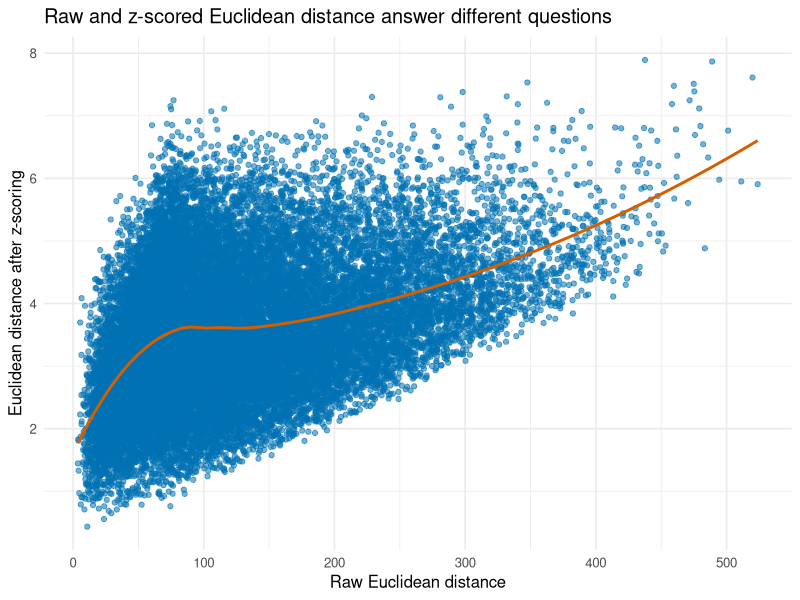
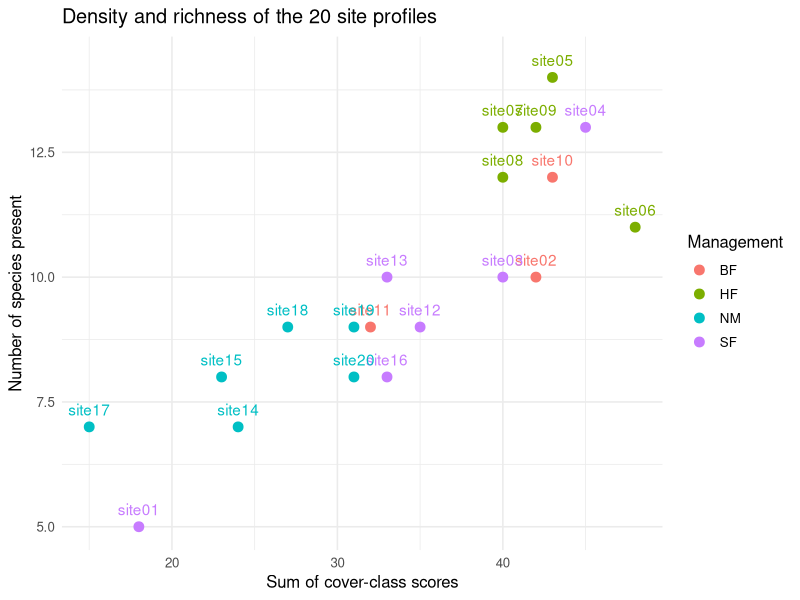
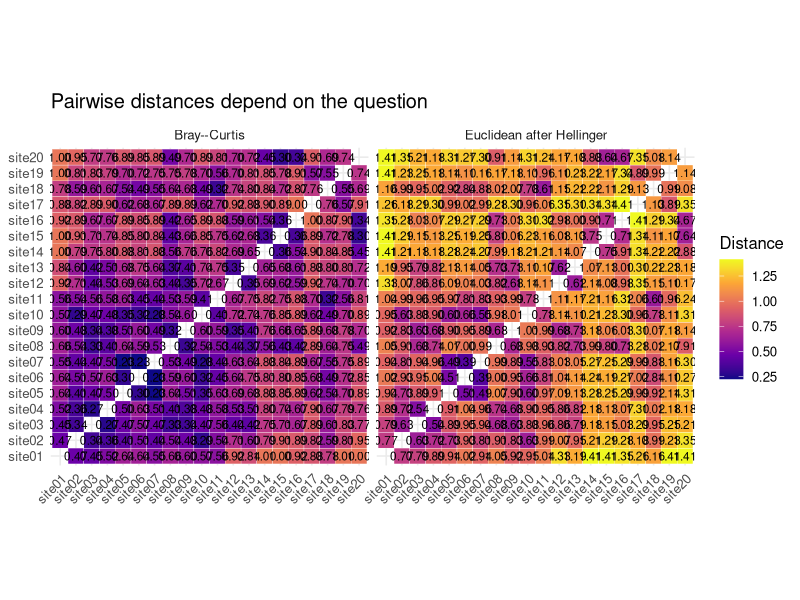
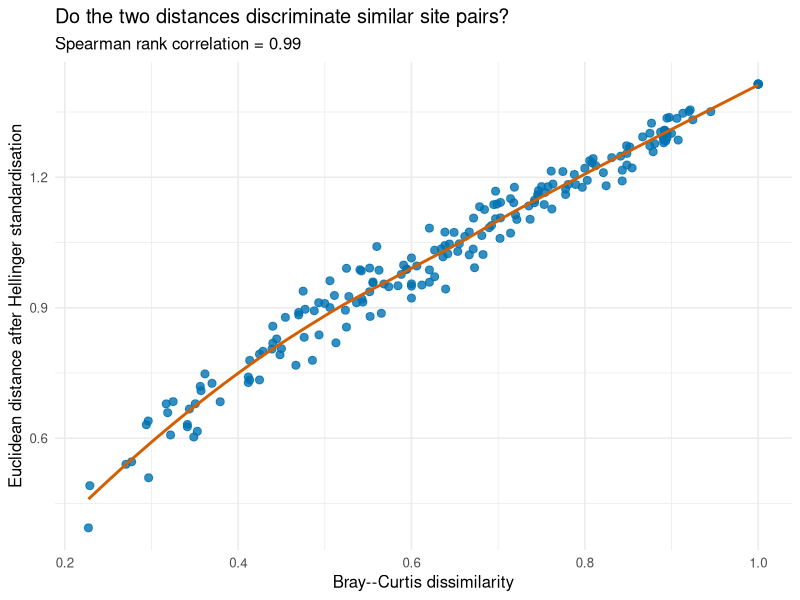
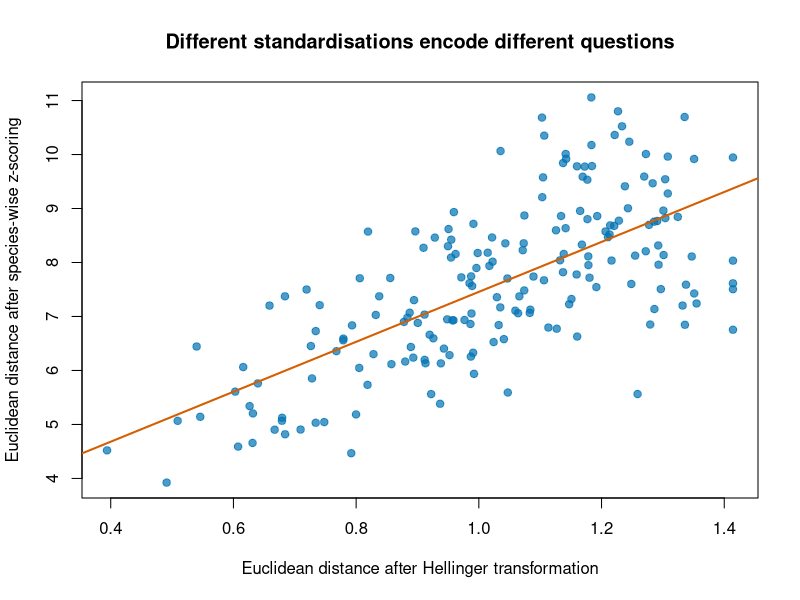
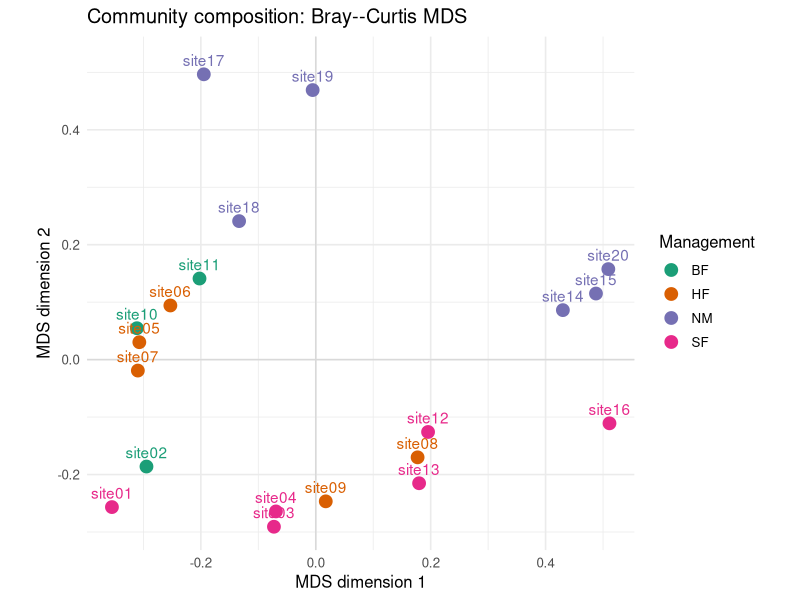
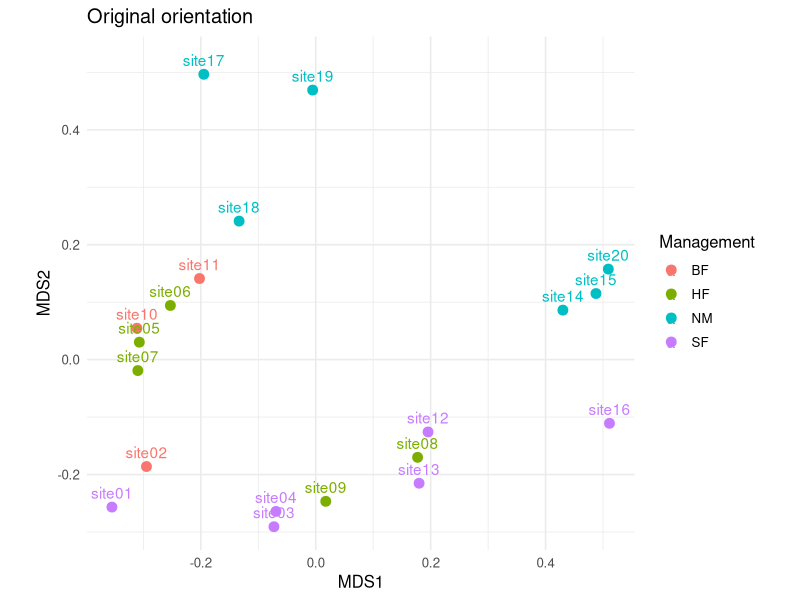
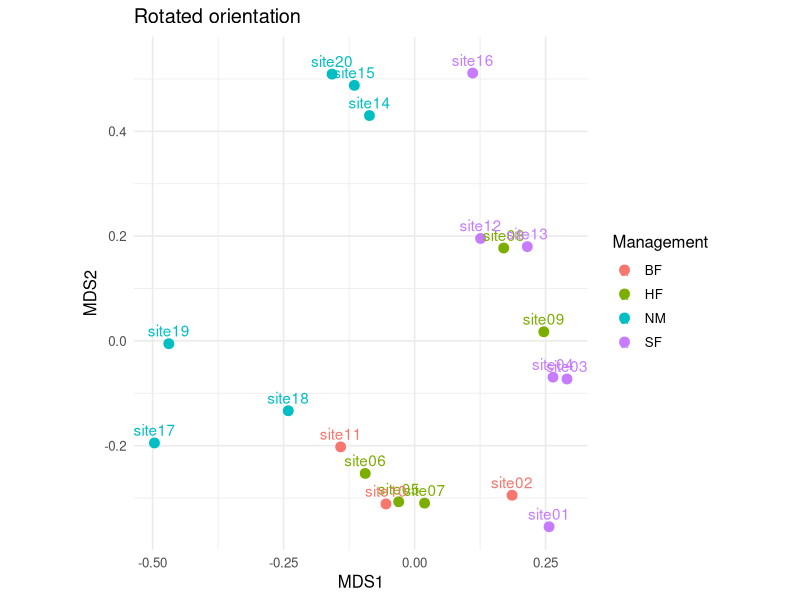

These charts were generated, in order, by the following R code:
## ---- chunk 1
knitr::opts_chunk$set(
  echo = TRUE, message = FALSE, warning = FALSE,
  fig.width = 8, fig.height = 5, fig.align = "center", dpi = 130,
  comment = "#>"
)

library(ggplot2)
library(dplyr)
library(tidyr)
library(readr)

blue <- "#0072B2"
orange <- "#D55E00"
green <- "#009E73"
purple <- "#CC79A7"
theme_set(theme_minimal(base_size = 12))
## ---- chunk 2
points3 <- rbind(A = c(0, 0), B = c(3, 4), C = c(3, 0))
points3
round(as.matrix(dist(points3)), 2)
## ---- chunk 3
x <- c(1, 2, 4)
y <- c(4, 2, 1)
sqrt(sum((x - y)^2))
## ---- chunk 4
sum(abs(x - y))
## ---- chunk 5
jaccard_distance <- function(a, b) {
  shared_present <- sum(a == 1 & b == 1)
  present_either <- sum(a == 1 | b == 1)
  1 - shared_present / present_either
}

site_a <- c(1, 1, 0, 0, 0, 1)
site_b <- c(1, 0, 0, 1, 0, 1)
jaccard_distance(site_a, site_b)
## ---- chunk 6
brain <- read_csv("data/hippocampus_memory_age_continuous.csv", show_col_types = FALSE)
brain_profile <- brain |> select(memory_score, hippocampal_volume, age, ICV,
                                 motion, sleep_hours, stress_score)

d_brain_raw <- dist(brain_profile)
d_brain_z <- dist(scale(brain_profile))

# Mean squared pairwise difference identifies which variables drive raw distance.
raw_contribution <- sapply(brain_profile, function(v) mean(outer(v, v, "-")^2))
contribution <- tibble(variable = names(raw_contribution), mean_squared_difference = raw_contribution)
knitr::kable(arrange(contribution, desc(mean_squared_difference)), digits = 2,
             caption = "Raw Euclidean distance is dominated by variables with large numerical scales.")
## ---- chunk 7
comparison_brain <- tibble(raw = as.vector(d_brain_raw), z_scored = as.vector(d_brain_z))
ggplot(comparison_brain, aes(raw, z_scored)) +
  geom_point(colour = blue, alpha = .55) +
  geom_smooth(method = "loess", se = FALSE, colour = orange, linewidth = 1) +
  labs(title = "Raw and z-scored Euclidean distance answer different questions",
       x = "Raw Euclidean distance", y = "Euclidean distance after z-scoring")
## ---- chunk 8
community <- read_csv("data/ecological_communities.csv", show_col_types = FALSE)
site_metadata <- read_csv("data/ecological_communities_metadata.csv", show_col_types = FALSE)
abundance <- community |> select(-site) |> as.data.frame()
rownames(abundance) <- community$site
knitr::kable(head(site_metadata), caption = "First six rows of the site metadata. Full data are available in the CSV file.")
## ---- chunk 9
site_description <- tibble(
  summary = c("Number of sites", "Number of species", "Site-total cover score: min / median / max",
              "Species richness: min / median / max"),
  value = c(
    nrow(abundance), ncol(abundance),
    sprintf("%s / %.1f / %s", min(rowSums(abundance)), median(rowSums(abundance)), max(rowSums(abundance))),
    sprintf("%s / %.1f / %s", min(rowSums(abundance > 0)), median(rowSums(abundance > 0)), max(rowSums(abundance > 0)))
  )
)
knitr::kable(site_description, caption = "Basic descriptive summary of the dune-meadow community matrix.")

site_profiles <- tibble(
  site = rownames(abundance),
  total_cover_score = rowSums(abundance),
  species_richness = rowSums(abundance > 0)
) |> left_join(site_metadata |> select(site, Management), by = "site")
knitr::kable(count(site_profiles, Management, name = "sites"), caption = "Sites by recorded management category.")
## ---- chunk 10
ggplot(site_profiles, aes(total_cover_score, species_richness, colour = Management, label = site)) +
  geom_point(size = 3) +
  geom_text(nudge_y = .35, show.legend = FALSE) +
  labs(title = "Density and richness of the 20 site profiles",
       x = "Sum of cover-class scores", y = "Number of species present")
## ---- chunk 11
bray_curtis <- function(x) {
  x <- as.matrix(x)
  n <- nrow(x)
  out <- matrix(0, n, n, dimnames = list(rownames(x), rownames(x)))
  for (i in seq_len(n - 1)) {
    for (j in (i + 1):n) {
      out[i, j] <- out[j, i] <- sum(abs(x[i, ] - x[j, ])) / sum(x[i, ] + x[j, ])
    }
  }
  as.dist(out)
}

d_euclidean <- dist(abundance, method = "euclidean")
d_bray <- bray_curtis(abundance)

relative_abundance <- sweep(as.matrix(abundance), 1, rowSums(abundance), "/")
hellinger <- sqrt(relative_abundance)
d_hellinger <- dist(hellinger, method = "euclidean")
## ---- chunk 12
distance_long <- bind_rows(
  as.data.frame(as.table(as.matrix(d_bray))) |> rename(site_1 = Var1, site_2 = Var2, distance = Freq) |> mutate(metric = "Bray--Curtis"),
  as.data.frame(as.table(as.matrix(d_hellinger))) |> rename(site_1 = Var1, site_2 = Var2, distance = Freq) |> mutate(metric = "Euclidean after Hellinger")
) |> filter(site_1 != site_2)

ggplot(distance_long, aes(site_1, site_2, fill = distance)) +
  geom_tile(colour = "white") +
  geom_text(aes(label = sprintf("%.2f", distance)), size = 3) +
  facet_wrap(~ metric) +
  scale_fill_viridis_c(option = "C") +
  coord_fixed() +
  labs(title = "Pairwise distances depend on the question", x = NULL, y = NULL, fill = "Distance") +
  theme(axis.text.x = element_text(angle = 45, hjust = 1))
## ---- chunk 13
comparison <- tibble(
  bray = as.vector(d_bray),
  hellinger_euclidean = as.vector(d_hellinger)
)

ggplot(comparison, aes(bray, hellinger_euclidean)) +
  geom_point(size = 2.4, colour = blue, alpha = .8) +
  geom_smooth(method = "loess", se = FALSE, colour = orange, linewidth = 1) +
  labs(
    title = "Do the two distances discriminate similar site pairs?",
    subtitle = paste("Spearman rank correlation =", round(cor(comparison$bray, comparison$hellinger_euclidean, method = "spearman"), 2)),
    x = "Bray--Curtis dissimilarity",
    y = "Euclidean distance after Hellinger standardisation"
  )
## ---- chunk 14
scaled_distance <- as.matrix(dist(scale(abundance)))
hellinger_distance <- as.matrix(d_hellinger)

plot(hellinger_distance[upper.tri(hellinger_distance)], scaled_distance[upper.tri(scaled_distance)],
     pch = 19, col = adjustcolor(blue, .7),
     xlab = "Euclidean distance after Hellinger transformation",
     ylab = "Euclidean distance after species-wise z-scoring",
     main = "Different standardisations encode different questions")
abline(lm(scaled_distance[upper.tri(scaled_distance)] ~ hellinger_distance[upper.tri(hellinger_distance)]),
       col = orange, lwd = 2)
## ---- chunk 15
classical_mds <- function(d, k = 2) {
  D2 <- as.matrix(d)^2
  n <- nrow(D2)
  J <- diag(n) - matrix(1 / n, n, n)
  B <- -0.5 * J %*% D2 %*% J
  eig <- eigen(B, symmetric = TRUE)
  positive <- which(eig$values > 1e-10)
  keep <- positive[seq_len(min(k, length(positive)))]
  coordinates <- eig$vectors[, keep, drop = FALSE] %*%
    diag(sqrt(eig$values[keep]), nrow = length(keep))
  rownames(coordinates) <- rownames(D2)
  list(points = coordinates, eigenvalues = eig$values, B = B)
}

mds_bray <- classical_mds(d_bray, k = 2)
mds_hellinger <- classical_mds(d_hellinger, k = 2)
round(mds_bray$eigenvalues, 4)
## ---- chunk 16
mds_df <- as.data.frame(mds_bray$points) |>
  setNames(c("MDS1", "MDS2")) |>
  mutate(site = rownames(mds_bray$points)) |>
  left_join(site_metadata |> select(site, Management, Moisture), by = "site")

ggplot(mds_df, aes(MDS1, MDS2, colour = Management, label = site)) +
  geom_hline(yintercept = 0, colour = "grey85") +
  geom_vline(xintercept = 0, colour = "grey85") +
  geom_point(size = 4) +
  geom_text(nudge_y = 0.025, show.legend = FALSE) +
  scale_colour_brewer(palette = "Dark2") +
  coord_equal() +
  labs(title = "Community composition: Bray--Curtis MDS", x = "MDS dimension 1", y = "MDS dimension 2", colour = "Management")
## ---- chunk 17
rot90 <- matrix(c(0, -1, 1, 0), nrow = 2)
rotated <- as.matrix(mds_df[, c("MDS1", "MDS2")]) %*% rot90
rotated_df <- data.frame(MDS1 = rotated[, 1], MDS2 = rotated[, 2], site = mds_df$site, Management = mds_df$Management)

p1 <- ggplot(mds_df, aes(MDS1, MDS2, colour = Management, label = site)) + geom_point(size = 3) + geom_text(nudge_y = .025) + coord_equal() + labs(title = "Original orientation")
p2 <- ggplot(rotated_df, aes(MDS1, MDS2, colour = Management, label = site)) + geom_point(size = 3) + geom_text(nudge_y = .025) + coord_equal() + labs(title = "Rotated orientation")

print(p1)
print(p2)
## ---- chunk 18
positive_bray <- mds_bray$eigenvalues[mds_bray$eigenvalues > 1e-10]
dimension_summary <- tibble(
  dimension = seq_along(positive_bray),
  eigenvalue = positive_bray,
  cumulative_fraction = cumsum(positive_bray) / sum(positive_bray)
)

p_scree <- ggplot(dimension_summary, aes(dimension, eigenvalue)) +
  geom_col(fill = blue) +
  labs(title = "Positive-eigenvalue spectrum", x = "Dimension", y = "Eigenvalue")

p_cumulative <- ggplot(dimension_summary, aes(dimension, cumulative_fraction)) +
  geom_line(colour = orange, linewidth = 1) +
  geom_point(colour = orange, size = 2.5) +
  scale_y_continuous(labels = scales::percent_format(accuracy = 1), limits = c(0, 1)) +
  labs(title = "Cumulative positive-eigenvalue fraction", x = "Dimensions retained", y = "Fraction")

print(p_scree)
print(p_cumulative)
## ---- chunk 19
eig_df <- tibble(dimension = seq_along(mds_bray$eigenvalues), eigenvalue = mds_bray$eigenvalues)
ggplot(eig_df, aes(dimension, eigenvalue, fill = eigenvalue > 0)) +
  geom_col(show.legend = FALSE) +
  geom_hline(yintercept = 0) +
  scale_fill_manual(values = c(`TRUE` = blue, `FALSE` = orange)) +
  labs(title = "MDS eigenvalues", x = "Dimension", y = "Eigenvalue")
## ---- chunk 20
abs_eigen <- abs(mds_bray$eigenvalues)
variance_like_fit <- sum(abs_eigen[1:2]) / sum(abs_eigen)

map_d <- dist(mds_bray$points)
distance_correlation <- cor(as.vector(d_bray), as.vector(map_d))

c(two_dimension_positive_eigenvalue_fraction = variance_like_fit,
  correlation_original_vs_map_distance = distance_correlation)
## ---- chunk 21
mds_summary <- function(d, fit) {
  eig <- fit$eigenvalues
  absolute <- eig[eig > 1e-10]
  map_distance <- dist(fit$points)
  c(
    negative_eigenvalues = sum(eig < -1e-10),
    two_dimension_absolute_fraction = sum(absolute[1:2]) / sum(absolute),
    original_map_distance_correlation = cor(as.vector(d), as.vector(map_distance))
  )
}

comparison_table <- rbind(
  `Bray--Curtis` = mds_summary(d_bray, mds_bray),
  `Hellinger + Euclidean` = mds_summary(d_hellinger, mds_hellinger)
)
knitr::kable(round(comparison_table, 3), caption = "Diagnostics for two defensible distance choices. Higher map-distance correlation indicates better two-dimensional distance reproduction; it is not a universal measure of scientific quality.")
## ---- chunk 22
shepard <- tibble(original = as.vector(d_bray), map = as.vector(map_d))
ggplot(shepard, aes(original, map)) +
  geom_point(size = 2.5, colour = blue, alpha = .8) +
  geom_abline(slope = 1, intercept = 0, linetype = 2, colour = orange) +
  coord_equal(xlim = c(0,1)) + 
  labs(title = "How faithfully does the map reproduce distance?", x = "Original Bray--Curtis dissimilarity", y = "Distance in the 2D MDS map")
